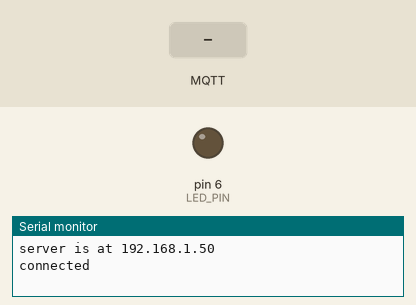
A sketch run on a simulated Arduino Uno, built for the host (arithmetic inside an expression is 32-bit, double 64-bit). On the bench: output pins drawn as LEDs (lit = HIGH), the last lines printed to the serial monitor. The test bench sets the inputs (shaded band). WiFi joins after 1.5 s; servers stay silent unless stated; random numbers use the default seed unless the sketch sets one; no MQTT or app messages arrive unless stated.

Above: at 2.7 s.
2.8 s: MQTT message "0" arrives on the first subscribed topic
At 4.0 s:
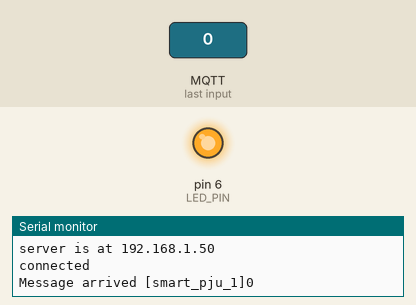
4.3 s: MQTT message "1" arrives on the first subscribed topic
At 5.3 s:
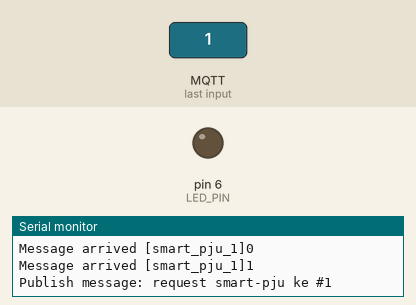
6.5 s: MQTT message "2" arrives on the first subscribed topic
At 7.0 s:
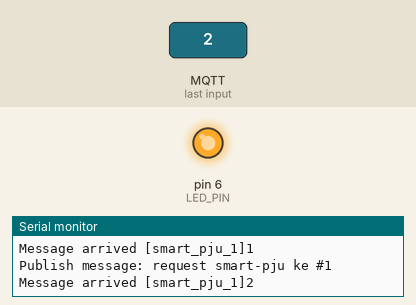
Timing chart, 0 to 9.5 s (numbered marks = the images above; inputs shaded):
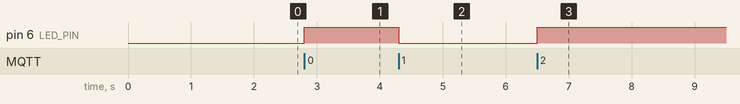

Measured:
- after the input at 2.8 s, pin 6 (LED_PIN): LOW → HIGH at once
- after the input at 4.3 s, pin 6 (LED_PIN): HIGH → LOW at once
- after the input at 6.5 s, pin 6 (LED_PIN): LOW → HIGH at once

The sketch:

arduino3.ino
```cpp
#include <SPI.h>
#include <Ethernet.h>
#include <PubSubClient.h>  // The MQTT library

const char* mqtt_server = "broker.hivemq.com"; // replace with your broker url
const int mqtt_port =1883; // unsecure port
// you don't need the username and password for public connection

EthernetClient ethClient;
PubSubClient client(ethClient);
byte mac[]    = {  0xDE, 0xED, 0xBA, 0xFE, 0xFE, 0xED };
#define LED_PIN 6
unsigned long lastMsg = 0;
#define MSG_BUFFER_SIZE (50)
char msg[MSG_BUFFER_SIZE];
int value = 0;

const char* topic1 = "smart_pju_1";
const char* topic2 = "smart_pju_2";


//================================================ setup ================================================
void setup() {
  Serial.begin(9600);
  while (!Serial) delay(1);
  Ethernet.begin(mac);
  pinMode(LED_PIN, OUTPUT);     // Initialize the BUILTIN_LED pin as an output

  Serial.print("server is at ");
  Serial.println(Ethernet.localIP());
  //--- init mqtt client
  client.setServer(mqtt_server, mqtt_port);
  client.setCallback(callback);
 // client.setBufferSize(255);  // default 128
  randomSeed(micros());
  String clientId = "EthernetClient-";   // Create a random client ID
  clientId += String(random(0xffff), HEX);
  if (client.connect(clientId.c_str())) {
    Serial.println("connected");

    client.subscribe(topic1);   // subscribe the topics here
    //client.subscribe(command2_topic);
  }
  else {
    Serial.print("\nfailed, rc=");
    Serial.println(client.state());
    }

}


//================================================ loop ================================================
void loop() {
  client.loop();

  //---- example: how to publish sensor values every 5 sec
  unsigned long now = millis();
  if (now - lastMsg > 5000) {
    lastMsg = now;
    ++value;
    snprintf (msg, MSG_BUFFER_SIZE, "request smart-pju ke #%ld", value); //perintah mempersiapkan data untuk dikirim ke mqtt broker
    Serial.print("Publish message: ");
    Serial.println(msg);
    client.publish("/smartpju/v1", msg);
//    publishMessage(topic1,String(sensor1),true);  // publish the sensor1 value to the broker
//    publishMessage(sensor2_topic,String(sensor2),true);

  }
}

//======================================= This void is called every time we have a message from the broker =======================================
void callback(char* topic, byte* payload, unsigned int length) {
  String incommingMessage = "";
  for (int i = 0; i < length; i++) incommingMessage+=(char)payload[i];

  Serial.println("Message arrived ["+String(topic)+"]"+incommingMessage);

  //--- check the incomming message
    if( strcmp(topic,topic1) == 0){
     if (incommingMessage.equals("1")) digitalWrite(LED_PIN, LOW);   // Turn the LED on
     else digitalWrite(LED_PIN, HIGH);  // Turn the LED off
  }
 //  check for other commands
 //  else  if( strcmp(topic,command2_topic) == 0){
 //    if (incommingMessage.equals("1")) {  } // do something else
 // }
}


//======================================= publising as string
void publishMessage(const char* topic, String payload , boolean retained){
  if (client.publish(topic, payload.c_str(), true))
      Serial.println("Message publised ["+String(topic)+"]: "+payload);
}
```
